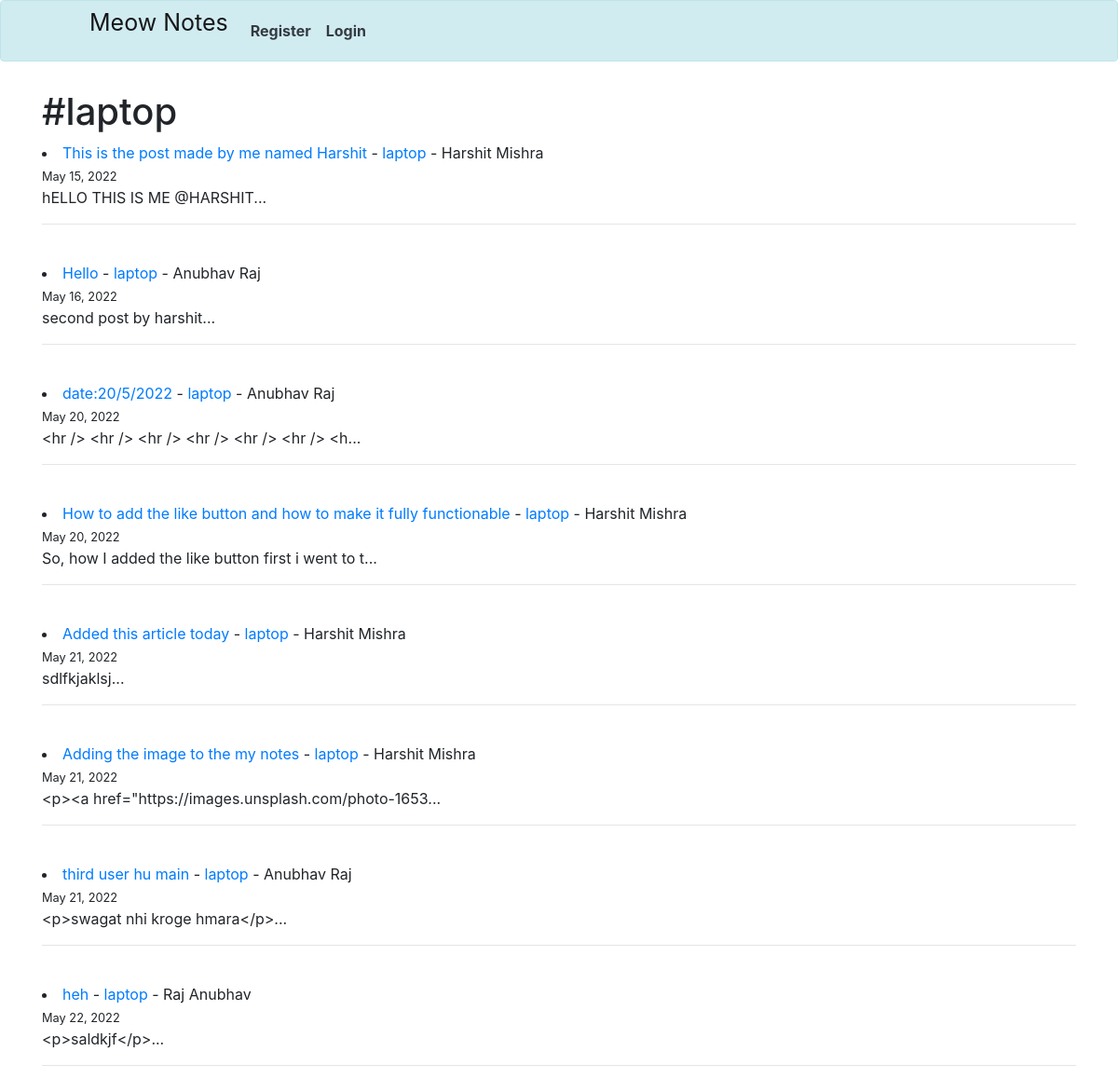
Screenshot of /category/laptop/ with the database file from the repository.
### main/models.py (models this page shows, shortened)
class Post(models.Model):
    title=models.CharField(max_length=255)
    header_image = models.ImageField(null=True, blank=True, upload_to='images/') # this will allow the user without the images to its profile
    '''
        we should not store the image to the database, instead we must use aws and other services and store the link of the image
        this will save the space of the database. Heroku wouldn't let you upload the images to the database.
        ------------------------------------------------------------------------------------------------------------------------
        Steps to install the images
        \----> install the pillow using the command 'pip install Pillow'
        \---->
    '''
    title = models.CharField(max_length=255)
    title_tag = models.CharField(max_length=255, default="")
    header_image = models.ImageField(
        null=True, blank=True, upload_to='images/')
    '''
    For this we need to add the path of the media
    in the settings.py

    STATIC_URL = 'static/'
    STATIC_ROOT = os.path.join(BASE_DIR, 'static/')

    MEDIA_URL = 'media/'
    MEDIA_ROOT = os.path.join(BASE_DIR, 'media/')

    after this we need to do collectstatic

    '''
    author = models.ForeignKey(User, on_delete=models.CASCADE)
    post_date = models.DateField(auto_now_add=True)
    body = RichTextField(blank=True, null=True)
    category = models.CharField(max_length=255, default='')
    likes = models.ManyToManyField(User, related_name='note_post', default='1')

### main/views.py (the view)
# urls.py: path('category/<str:cats>/', CategoryView, name="category-view"),
def CategoryView(request, cats):
    category_posts=Post.objects.filter(category=cats)
    return render(request, 'categories.html', {'category_posts':category_posts, 'cats':cats})

### templates/categories.html (shortened to what this page needs)
{% extends 'mysite/base.html' %}
    {% block content %}
    <h1>#{{ cats }}</h1>
    {% for post in category_posts %}
        <li><a href="{% url 'article-detail' post.pk %}" style="text-decoration:none; ">{{ post.title }}</a> - <a href="{% url 'article-detail' post.pk %}" style="text-decoration:none;">{{ post.category }}</a> - {{ post.author.first_name }} {{ post.author.last_name }}
        <br>
        <small>{{ post.post_date }}</small>
        <br>
    </li>
    {{ post.body|slice:":50" }}...
    <br>
    <hr>
    <br>
{% endfor %}
{% endblock %}

### rows the page displays
Post: title "This is the post made by me named Harshit", category "laptop", author.first_name "Harshit", author.last_name "Mishra", post_date "May 15, 2022", body "hELLO THIS IS ME @HARSHIT"
Post: title "Hello", category "laptop", author.first_name "Anubhav", author.last_name "Raj", post_date "May 16, 2022", body "second post by harshit"
Post: title "date:20/5/2022", category "laptop", author.first_name "Anubhav", author.last_name "Raj", post_date "May 20, 2022", body "<hr /> <hr /> <hr /> <hr /> <hr /> <hr /> <h"
Post: title "How to add the like button and how to make it fully functionable", category "laptop", author.first_name "Harshit", author.last_name "Mishra", post_date "May 20, 2022", body "So, how I added the like button first i went to t"
Post: title "Added this article today", category "laptop", author.first_name "Harshit", author.last_name "Mishra", post_date "May 21, 2022", body "sdlfkjaklsj"
Post: title "Adding the image to the my notes", category "laptop", author.first_name "Harshit", author.last_name "Mishra", post_date "May 21, 2022", body "<p><a href=\"https://images.unsplash.com/photo-1653"
Post: title "third user hu main", category "laptop", author.first_name "Anubhav", author.last_name "Raj", post_date "May 21, 2022", body "<p>swagat nhi kroge hmara</p>"
Post: title "heh", category "laptop", author.first_name "Raj", author.last_name "Anubhav", post_date "May 22, 2022", body "<p>saldkjf</p>"

### other values shown
{{ cats }} "laptop"
